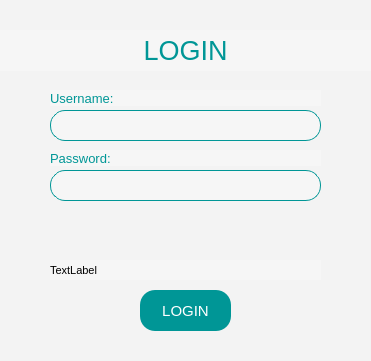
<?xml version="1.0" encoding="UTF-8"?>
<ui version="4.0">
 <class>Form</class>
 <widget class="QWidget" name="Form">
  <property name="geometry">
   <rect>
    <x>0</x>
    <y>0</y>
    <width>371</width>
    <height>361</height>
   </rect>
  </property>
  <property name="windowTitle">
   <string>Form</string>
  </property>
  <widget class="QWidget" name="loginWidget" native="true">
   <property name="geometry">
    <rect>
     <x>0</x>
     <y>0</y>
     <width>371</width>
     <height>361</height>
    </rect>
   </property>
   <property name="styleSheet">
    <string notr="true">background-color: rgba(250,250,250,100)</string>
   </property>
   <widget class="QLabel" name="loginTitle">
    <property name="geometry">
     <rect>
      <x>0</x>
      <y>30</y>
      <width>371</width>
      <height>41</height>
     </rect>
    </property>
    <property name="font">
     <font>
      <pointsize>20</pointsize>
      <strikeout>false</strikeout>
     </font>
    </property>
    <property name="styleSheet">
     <string notr="true">color: rgb(0, 150, 150)</string>
    </property>
    <property name="text">
     <string>LOGIN</string>
    </property>
    <property name="alignment">
     <set>Qt::AlignCenter</set>
    </property>
   </widget>
   <widget class="QLineEdit" name="inputLoginUsername">
    <property name="geometry">
     <rect>
      <x>50</x>
      <y>110</y>
      <width>271</width>
      <height>31</height>
     </rect>
    </property>
    <property name="styleSheet">
     <string notr="true">border: 1px solid rgb(0, 150, 150); border-radius: 15px; padding: 7px; </string>
    </property>
    <property name="text">
     <string/>
    </property>
   </widget>
   <widget class="QLabel" name="usernameLabel">
    <property name="geometry">
     <rect>
      <x>50</x>
      <y>90</y>
      <width>271</width>
      <height>16</height>
     </rect>
    </property>
    <property name="font">
     <font>
      <pointsize>10</pointsize>
     </font>
    </property>
    <property name="styleSheet">
     <string notr="true">color: rgb(0, 150, 150)</string>
    </property>
    <property name="text">
     <string>Username:</string>
    </property>
   </widget>
   <widget class="QLabel" name="passwordLabel">
    <property name="geometry">
     <rect>
      <x>50</x>
      <y>150</y>
      <width>271</width>
      <height>16</height>
     </rect>
    </property>
    <property name="font">
     <font>
      <pointsize>10</pointsize>
     </font>
    </property>
    <property name="styleSheet">
     <string notr="true">color: rgb(0, 150, 150)</string>
    </property>
    <property name="text">
     <string>Password:</string>
    </property>
   </widget>
   <widget class="QLineEdit" name="inputLoginPassword">
    <property name="geometry">
     <rect>
      <x>50</x>
      <y>170</y>
      <width>271</width>
      <height>31</height>
     </rect>
    </property>
    <property name="styleSheet">
     <string notr="true">border: 1px solid rgb(0, 150, 150); border-radius: 15px; padding: 7px; </string>
    </property>
    <property name="text">
     <string/>
    </property>
   </widget>
   <widget class="QPushButton" name="btnLogin">
    <property name="geometry">
     <rect>
      <x>140</x>
      <y>290</y>
      <width>91</width>
      <height>41</height>
     </rect>
    </property>
    <property name="font">
     <font>
      <pointsize>11</pointsize>
      <weight>50</weight>
      <bold>false</bold>
     </font>
    </property>
    <property name="styleSheet">
     <string notr="true">border-radius: 15px; backgrouNd-color: rgb(0, 150, 150); color: white;</string>
    </property>
    <property name="text">
     <string>LOGIN</string>
    </property>
   </widget>
   <widget class="QLabel" name="label">
    <property name="geometry">
     <rect>
      <x>50</x>
      <y>260</y>
      <width>271</width>
      <height>20</height>
     </rect>
    </property>
    <property name="font">
     <font>
      <pointsize>8</pointsize>
     </font>
    </property>
    <property name="styleSheet">
     <string notr="true">padding: 0px </string>
    </property>
    <property name="text">
     <string>TextLabel</string>
    </property>
   </widget>
  </widget>
 </widget>
 <resources/>
 <connections/>
</ui>
